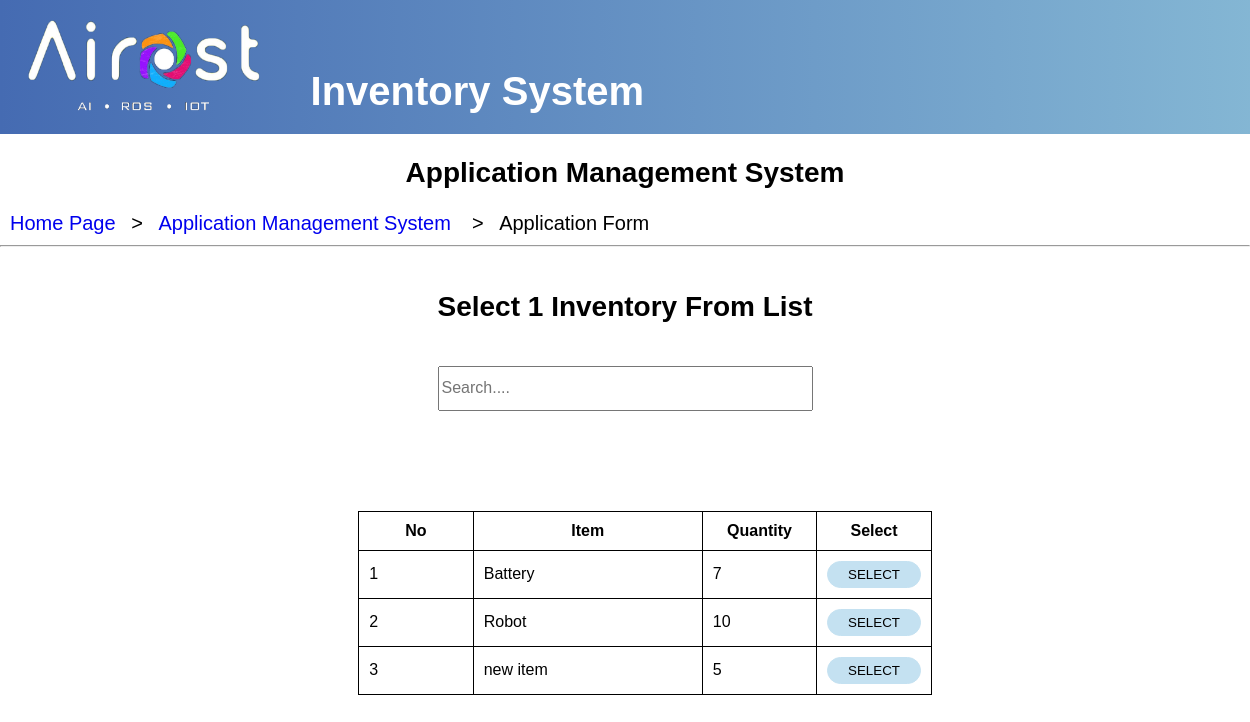
The app's page /php/searchborrowitem.php with its own data.
### tables this page shows
CREATE TABLE `inventory` (
  `InventoryID` int(20) NOT NULL,
  `ItemName` varchar(255) NOT NULL,
  `ItemAmount` int(20) NOT NULL,
  `BorrowAmount` int(20) NOT NULL,
  PRIMARY KEY (`InventoryID`)
);

### php/searchborrowitem.php (the view, shortened to what this page needs)
<?php
require_once('dbconfig.php');
$sql='SELECT * FROM `inventory`';
$result=mysqli_query($db_connection,$sql);
$counter=1;
?>
<head>
<link rel="stylesheet" type="text/css" href="../css/header.css">
<link  rel="stylesheet" type="text/css" href="../css/searchinventory.css"/>
</head>
<body>
  <div class="header">
  <img src="../img/logo.png">
  <h1>Inventory System</h1>
  </div>
  <div class="refLink">
        <h2> Application Management System</h2>
        <a href="homepage.php">Home Page</a><p>&nbsp>&nbsp</p><a href='<?php
        if ($position == "MANAGEMENT LEVEL"){
            echo "viewmyapplication_management.php";
          }else{
            echo "viewmyapplication_general.php";
          }
          ?>'>Application Management System</a>
          <p>&nbsp>&nbsp</p><p>Application Form</p>
    </div>
  <hr>
  <h2 class="title">Select 1 Inventory From List</h2>
  <div class="search-bar">
    <input type="text" id="search" class="search"
    onkeyup="search_function()" class="searching" placeholder="Search....">
  </div>
  <div class="inventorylist">
      <table id="inventory_table">
        <tr>
          <th style="width: 15%;">No</th>
          <th style="width: 30%;">Item</th>
          <th style="width: 15%;">Quantity</th>
          <th style="width: 15%;">Select</th>
        </tr>
        <?php while($row=mysqli_fetch_assoc($result)){?>
        <form name="inventoryList" method="POST" action="borrowform.php">
            <tr>
                <td><?php echo $counter++;?></td>
                <td><?php echo $row['ItemName'];?></td>
                <td><?php echo $row['ItemAmount'];?></td>
                <td><input class="select" type="submit" name="select" value="SELECT"></td>
            </tr>
        </form>
        <?php } ?>
      </table>
  </div>
</body>

### css/header.css (style rules this page uses)
body { margin: 0; font-family: sans-serif; font-size: 20px; }
.header { background-image: linear-gradient(to right,rgba(69, 107, 178, 1.0), rgba(101, 164, 201, 0.8)); width: 100%; }
.header img { width: 300px; height: 125px; }
.header h1 { position: relative; display:inline; bottom: 20px; left: 5px; color: white; }

### css/searchinventory.css (style rules this page uses)
div.refLink h2 { font-size: 28px; text-align: center; }
div.refLink a, div.refLink p { padding-left: 10px; display: inline; text-decoration: none; }
h2.title { text-align: center; font-size: 28px; padding: 20px; }
div.search-bar { display: block; width: 100%; margin: auto; margin-bottom:100px; text-align: center; }
div.search-bar input { height:45px; font-size: 16px; margin: auto; width:30%; }
div.inventorylist { display: inline-block; width: 100%; margin: 0px 20px; overflow: hidden; }
div.inventorylist table { margin: auto; margin-bottom: 200px; }
div.inventorylist table, div.inventorylist th, div.inventorylist td { border: 1px solid black; border-collapse: collapse; }
div.inventorylist th, div.inventorylist td { font-size: 16px; padding: 10px; }
div.inventorylist input.select { width: 100%; border: 1px solid #C4E1F1; border-radius: 25px; background-color: #C4E1F1; padding: 5px; margin: auto; }

### records on screen
inventory: ItemName "Battery", ItemAmount "7"
inventory: ItemName "Robot", ItemAmount "10"
inventory: ItemName "new item", ItemAmount "5"
